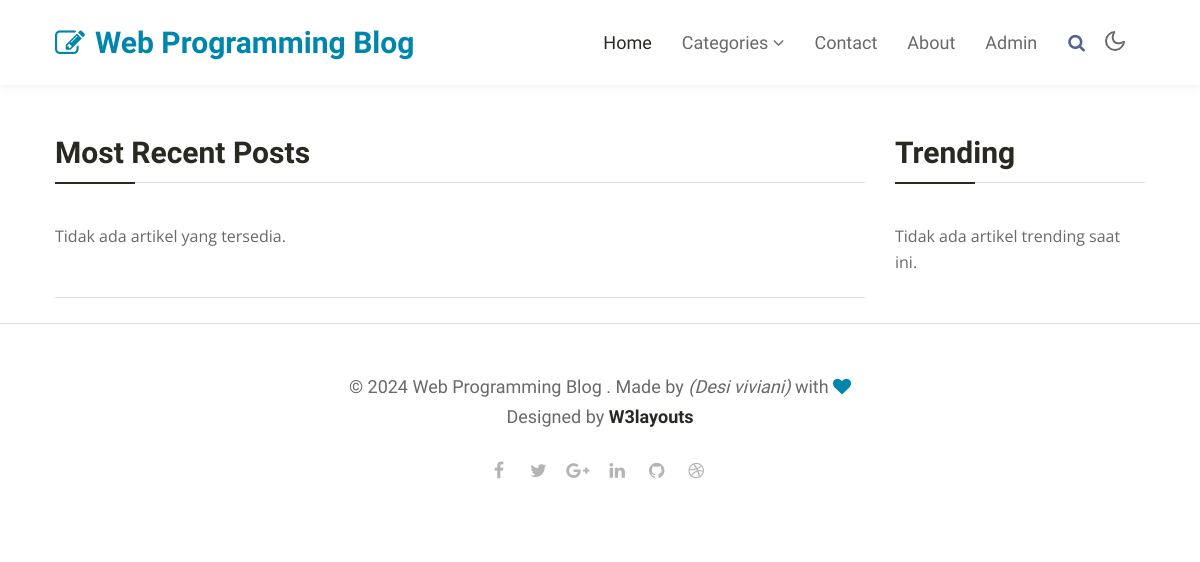
Before: / with the older database file.
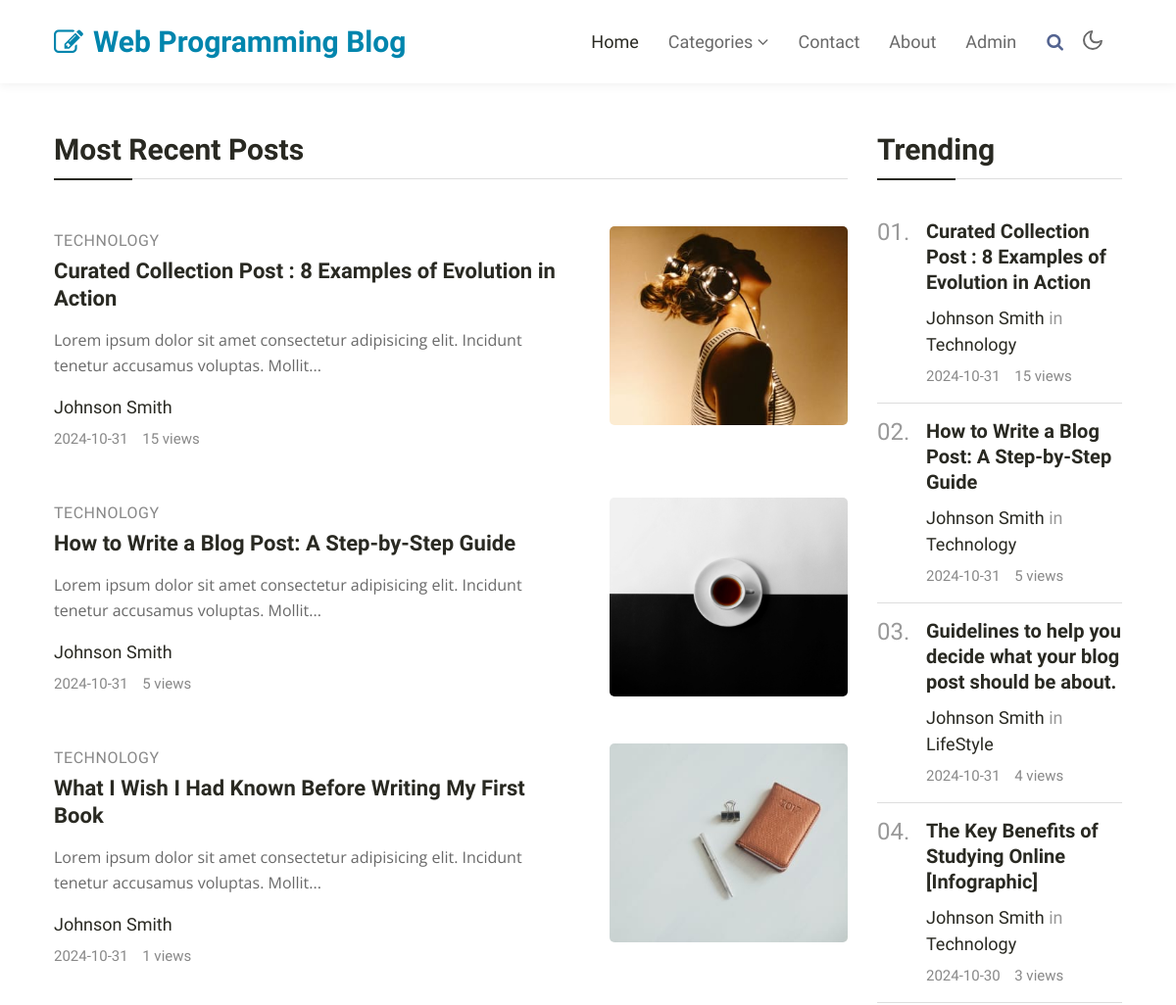
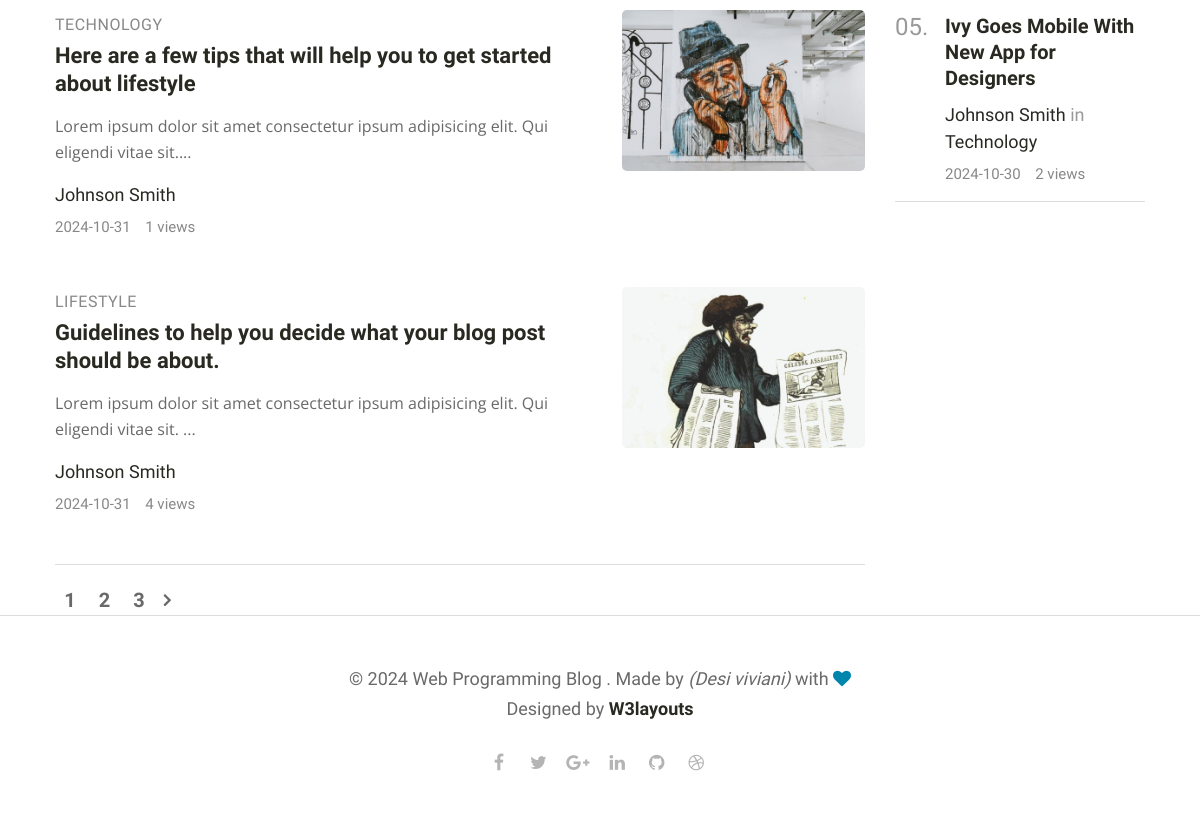
After: the same page with the newer database file (2 pictures, top to bottom).
### tables this page shows
CREATE TABLE `artikel` (
  `id` int(11) NOT NULL,
  `judul` varchar(255) NOT NULL,
  `isi` varchar(255) NOT NULL,
  `kategori` enum('Technology','LifeStyle') NOT NULL,
  `author` varchar(255) NOT NULL,
  `tanggal_publikasi` date NOT NULL,
  `images` varchar(255) NOT NULL,
  `views` int(255) NOT NULL
);

### route/artikel.php (the view, shortened to what this page needs)
<?php
$host = 'localhost';
$user = 'root';
$password = '';
$dbname = 'uas5a';
$conn = new mysqli($host, $user, $password, $dbname);
$articlesPerPage = 5;
$page = isset($_GET['page']) ? (int)$_GET['page'] : 1;
$offset = ($page - 1) * $articlesPerPage;
$totalArticlesSql = "SELECT COUNT(*) as total FROM artikel";
$totalArticlesResult = $conn->query($totalArticlesSql);
$totalArticlesRow = $totalArticlesResult->fetch_assoc();
$totalArticles = $totalArticlesRow['total'];
$totalPages = ceil($totalArticles / $articlesPerPage);
$sql = "SELECT * FROM artikel ORDER BY tanggal_publikasi DESC LIMIT $offset, $articlesPerPage";
$result = $conn->query($sql);
?>
<div class="list-view">
    <?php if ($result->num_rows > 0): ?>
        <?php while($row = $result->fetch_assoc()): ?>
            <div class="grids5-info img-block-mobile mt-5">
                <div class="blog-info align-self">
                    <span class="category"><?= htmlspecialchars($row['kategori']) ?></span>
                    <a href="detail.php?id=<?= $row['id'] ?>" class="blog-desc mt-0"><?= htmlspecialchars($row['judul']) ?></a>
                    <p><?= htmlspecialchars(substr($row['isi'], 0, 100)) ?>...</p>
                    <div class="author align-items-center mt-3 mb-1">
                        <a href="#author"><?= htmlspecialchars($row['author']) ?></a>
                    </div>
                    <ul class="blog-meta">
                        <li class="meta-item blog-lesson">
                            <span class="meta-value"><?= htmlspecialchars($row['tanggal_publikasi']) ?></span>
                        </li>
                        <li class="meta-item blog-students">
                            <span class="meta-value"><?= htmlspecialchars($row['views']) ?> views</span>
                        </li>
                    </ul>
                </div>
                <a href="detail.php?id=<?= $row['id'] ?>" class="d-block zoom mt-md-0 mt-3">
                    <img src="<?= htmlspecialchars($row['images']) ?>" alt="Gambar Artikel" class="img-fluid radius-image news-image">
                </a>
            </div>
        <?php endwhile; ?>
    <?php else: ?>
        <p>Tidak ada artikel yang tersedia.</p>
    <?php endif; ?>
</div>
<div class="pagination-wrapper mt-5">
    <ul class="page-pagination">
        <?php for ($i = 1; $i <= $totalPages; $i++): ?>
            <li>
                <a class="page-numbers <?= ($i == $page) ? 'current' : '' ?>" href="?page=<?= $i ?>">
                    <?= $i ?>
                </a>
            </li>
        <?php endfor; ?>
        <?php if ($page < $totalPages): ?>
            <li><a class="next" href="?page=<?= $page + 1 ?>"><span class="fa fa-angle-right"></span></a></li>
        <?php endif; ?>
    </ul>
</div>

### index.php (shortened to what this page needs)
<!doctype html>
<html lang="en">
<head>
    <link rel="stylesheet" href="assets/css/style-starter.css">
</head>
<body>
    <header class="w3l-header">
        <nav class="navbar navbar-expand-lg navbar-light fill px-lg-0 py-0 px-3">
            <div class="container">
                <a class="navbar-brand" href="index.php">
                    <span class="fa fa-pencil-square-o"></span> Web Programming Blog</a>
                <div class="collapse navbar-collapse" id="navbarSupportedContent">
                    <ul class="navbar-nav ml-auto">
                        <li class="nav-item active">
                            <a class="nav-link" href="index.php">Home</a>
                        </li>
                        <li class="nav-item dropdown @@category__active">
                            <a class="nav-link dropdown-toggle" href="#" id="navbarDropdown" role="button"
                                data-toggle="dropdown" aria-haspopup="true" aria-expanded="false">
                                Categories <span class="fa fa-angle-down"></span>
                            </a>
                        </li>
                        <li class="nav-item @@contact__active">
                            <a class="nav-link" href="contact.html">Contact</a>
                        </li>
                        <li class="nav-item @@about__active">
                            <a class="nav-link" href="about.html">About</a>
                        </li>
                        <li class="nav-item">
                            <a class="nav-link" href="admin.php">Admin</a>
                        </li>
                    </ul>
                    <div class="search-right mt-lg-0 mt-2">
                        <a href="#search" title="search"><span class="fa fa-search" aria-hidden="true"></span></a>
                    </div>
                </div>
                <div class="mobile-position">
                    <nav class="navigation">
                        <div class="theme-switch-wrapper">
                            <label class="theme-switch" for="checkbox">
                                <div class="mode-container">
                                    <i class="gg-moon"></i>
                                </div>
                            </label>
                        </div>
                    </nav>
                </div>
            </div>
        </nav>
    </header>
    <div class="w3l-homeblock1">
        <div class="container pt-lg-5 pt-md-4">
            <div class="row">
                <div class="col-lg-9 most-recent">
                    <h3 class="section-title-left">Most Recent posts </h3>
                     <?php include 'route/artikel.php';?>
                </div>
                <div class="col-lg-3 trending mt-lg-0 mt-5 mb-lg-5">
                    <div class="pos-sticky">
                        <h3 class="section-title-left">Trending </h3>
                    <?php include 'route/trending.php';?>
                    </div>
                </div>
            </div>
        </div>
    </div>
    <footer class="w3l-footer-16">
        <div class="footer-content py-lg-5 py-4 text-center">
            <div class="container">
                <div class="copy-right">
                    <h6>© 2024 Web Programming Blog . Made by <i>(Desi viviani)</i> with <span class="fa fa-heart" aria-hidden="true"></span><br>Designed by
                        <a href="https://w3layouts.com">W3layouts</a> </h6>
                </div>
                <ul class="author-icons mt-4">
                    <li><a class="facebook" href="#url"><span class="fa fa-facebook" aria-hidden="true"></span></a>
                    </li>
                    <li><a class="twitter" href="#url"><span class="fa fa-twitter" aria-hidden="true"></span></a></li>
                    <li><a class="google" href="#url"><span class="fa fa-google-plus" aria-hidden="true"></span></a>
                    </li>
                    <li><a class="linkedin" href="#url"><span class="fa fa-linkedin" aria-hidden="true"></span></a></li>
                    <li><a class="github" href="#url"><span class="fa fa-github" aria-hidden="true"></span></a></li>
                    <li><a class="dribbble" href="#url"><span class="fa fa-dribbble" aria-hidden="true"></span></a></li>
                </ul>
            </div>
        </div>
    </footer>
</body>
</html>

### route/trending.php (shortened to what this page needs)
<?php
$host = 'localhost';
$user = 'root';
$password = '';
$dbname = 'uas5a';
$conn = new mysqli($host, $user, $password, $dbname);
$sql = "SELECT * FROM artikel ORDER BY views DESC LIMIT 5";
$result = $conn->query($sql);
?>
<div class="trending-all-categories">
    <?php if ($result->num_rows > 0): ?>
        <?php $counter = 1; ?>
        <?php while($row = $result->fetch_assoc()): ?>
            <div class="grids5-info">
                <h4><?= sprintf('%02d', $counter) ?>.</h4>
                <div class="blog-info">
                    <a href="detail.php?id=<?= $row['id'] ?>" class="blog-desc1"><?= htmlspecialchars($row['judul']) ?></a>
                    <div class="author align-items-center mt-2 mb-1">
                        <a href="#author"><?= htmlspecialchars($row['author']) ?></a> in <a href="#url"><?= htmlspecialchars($row['kategori']) ?></a>
                    </div>
                    <ul class="blog-meta">
                        <li class="meta-item blog-lesson">
                            <span class="meta-value"><?= htmlspecialchars($row['tanggal_publikasi']) ?></span>
                        </li>
                        <li class="meta-item blog-students">
                            <span class="meta-value"><?= htmlspecialchars($row['views']) ?> views</span>
                        </li>
                    </ul>
                </div>
            </div>
            <?php $counter++; ?>
        <?php endwhile; ?>
    <?php else: ?>
        <p>Tidak ada artikel trending saat ini.</p>
    <?php endif; ?>
</div>

Changed rows visible on the page:
added artikel: kategori "TECHNOLOGY", judul "Curated Collection Post : 8 Examples of Evolution in Action", isi "Lorem ipsum dolor sit amet consectetur adipisicing elit. Incidunt tenetur accusamus voluptas. Mollit", author "Johnson Smith", tanggal_publikasi "2024-10-31", views "15", images (picture), kategori "Technology"
added artikel: kategori "TECHNOLOGY", judul "How to Write a Blog Post: A Step-by-Step Guide", isi "Lorem ipsum dolor sit amet consectetur adipisicing elit. Incidunt tenetur accusamus voluptas. Mollit", author "Johnson Smith", tanggal_publikasi "2024-10-31", views "5", images (picture), kategori "Technology"
added artikel: kategori "TECHNOLOGY", judul "What I Wish I Had Known Before Writing My First Book", isi "Lorem ipsum dolor sit amet consectetur adipisicing elit. Incidunt tenetur accusamus voluptas. Mollit", author "Johnson Smith", tanggal_publikasi "2024-10-31", views "1", images (picture), shown under "Most Recent Posts"
added artikel: kategori "TECHNOLOGY", judul "Here are a few tips that will help you to get started about lifestyle", isi "Lorem ipsum dolor sit amet consectetur ipsum adipisicing elit. Qui eligendi vitae sit.", author "Johnson Smith", tanggal_publikasi "2024-10-31", views "1", images (picture), shown under "Most Recent Posts"
added artikel: kategori "LIFESTYLE", judul "Guidelines to help you decide what your blog post should be about.", isi "Lorem ipsum dolor sit amet consectetur ipsum adipisicing elit. Qui eligendi vitae sit.", author "Johnson Smith", tanggal_publikasi "2024-10-31", views "4", images (picture), kategori "LifeStyle"
added artikel: judul "The Key Benefits of Studying Online [Infographic]", author "Johnson Smith", kategori "Technology", tanggal_publikasi "2024-10-30", views "3", shown under "Trending"
added artikel: judul "Ivy Goes Mobile With New App for Designers", author "Johnson Smith", kategori "Technology", tanggal_publikasi "2024-10-30", views "2", shown under "Trending"
Other visible differences:
new list line: "1"
new list line: "2"
new list line: "3"
text no longer shown: "Tidak ada artikel yang tersedia. Tidak ada artikel trending saat ini."
